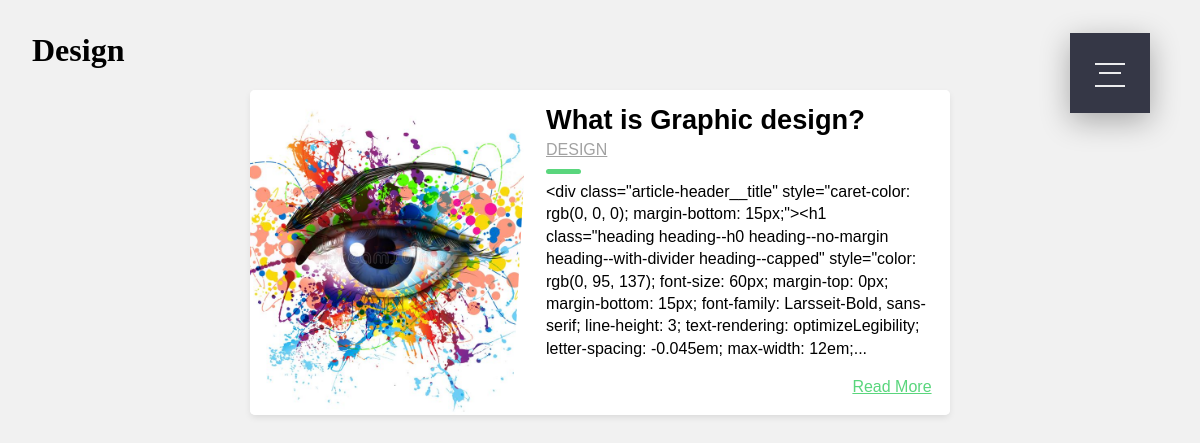
/blog/Design/, run on the app's committed database.
### blog/models.py (models this page shows, shortened)
class Category(models.Model):
    name = models.CharField(max_length=20)

class Post(models.Model):
    title = models.CharField(max_length=255)
    body = models.TextField()
    for_showcase = models.TextField(max_length=400,null=True, blank=True)
    img = models.ImageField(upload_to='post/',null=True, blank=True)
    created_on = models.DateTimeField(auto_now_add=True)
    last_modified = models.DateTimeField(auto_now=True)
    categories = models.ManyToManyField('Category', related_name='posts')
    status = models.IntegerField(choices=STATUS, default=0)

### blog/views.py (the view)
# urls.py: path("<category>/", views.blog_category, name="blog_category"),
def blog_category(request, category):
    posts = Post.objects.filter(
        categories__name__contains=category
    ).order_by(
        '-created_on'
    )
    context = {
        "category": category,
        "posts": posts
    }
    return render(request, "blog/blog_category.html", context)

### templates/blog/blog_category.html (shortened to what this page needs)
<!DOCTYPE html>
{% extends 'base.html' %}
{% block content %}
 <h1>{{ category | title }}</h1>
{% for post in posts %}
 <div class="blog-card">
    <div class="meta">
      <div class="photo" style="background-image: url({{ post.img.url }})"></div>
    </div>
    <div class="description">
      <h1>{{ post.title }}</h1>
           {% for category in post.categories.all %}
        <h2 class="author"><a href="{% url 'blog_category' category.name %}"> {{ category.name }}</a></h2>
          {% endfor %}
      <p> {{ post.body | slice:":400" }}...</p>
      <p class="read-more">
        <a href="{% url 'blog_detail' post.pk%}">Read More</a>
      </p>
    </div>
  </div>
  {% endfor %}
{% endblock %}

### templates/blog/blog_category.html (style rules this page uses)
* { box-sizing: border-box; }
body { background: #f1f1f1; margin: 2rem; }
.blog-card { display: flex; flex-direction: column; margin: 1rem auto; box-shadow: 0 3px 7px -1px rgba(0, 0, 0, 0.1); margin-bottom: 1.6%; background: #fff; line-height: 1.4; font-family: sans-serif; border-radius: 5px; overflow: hidden; z-index: 0; }
.blog-card a { color: inherit; }
.blog-card .meta { position: relative; z-index: 0; height: 200px; }
.blog-card .photo { position: absolute; top: 0; right: 0; bottom: 0; left: 0; background-size: cover; background-position: center; transition: transform 0.2s; }
.blog-card .description { padding: 1rem; background: #fff; position: relative; z-index: 1; }
.blog-card .description h1, .blog-card .description h2 { font-family: Poppins, sans-serif; }
.blog-card .description h1 { line-height: 1; margin: 0; font-size: 1.7rem; }
.blog-card .description h2 { font-size: 1rem; font-weight: 300; text-transform: uppercase; color: #a2a2a2; margin-top: 5px; }
.blog-card .description .read-more { text-align: right; }
.blog-card .description .read-more a { color: #5ad67d; display: inline-block; position: relative; }
.blog-card .description .read-more a:after { content: ""; font-family: FontAwesome; margin-left: -10px; opacity: 0; vertical-align: middle; transition: margin 0.3s, opacity 0.3s; }
.blog-card p { position: relative; margin: 1rem 0 0; }
.blog-card p:first-of-type { margin-top: 1.25rem; }
.blog-card p:first-of-type:before { content: ""; position: absolute; height: 5px; background: #5ad67d; width: 35px; top: -0.75rem; border-radius: 3px; }
@media (min-width: 640px) { .blog-card { flex-direction: row; max-width: 700px; } }
@media (min-width: 640px) { .blog-card .meta { flex-basis: 40%; height: auto; } }
@media (min-width: 640px) { .blog-card .description { flex-basis: 60%; } }
@media (min-width: 640px) { .blog-card .description:before { transform: skewX(-3deg); content: ""; background: #fff; width: 30px; position: absolute; left: -10px; top: 0; bottom: 0; z-index: -1; } }

### data on the page
Category: name "Design", name "DESIGN"
Post: img (picture), title "What is Graphic design?", body "<div class=\"article-header__title\" style=\"caret-color: rgb(0, 0, 0); margin-bottom: 15px;\"><h1 class=\"heading heading--h0 heading--no-margin heading--with-divider heading--capped\" style=\"color: rgb(0, 95, 137); font-size: 60px; margin-top: 0px; margin-bottom: 15px; font-family: Larsseit-Bold, sans-serif; line-height: 3; text-rendering: optimizeLegibility; letter-spacing: -0.045em; max-width: 12em;"
